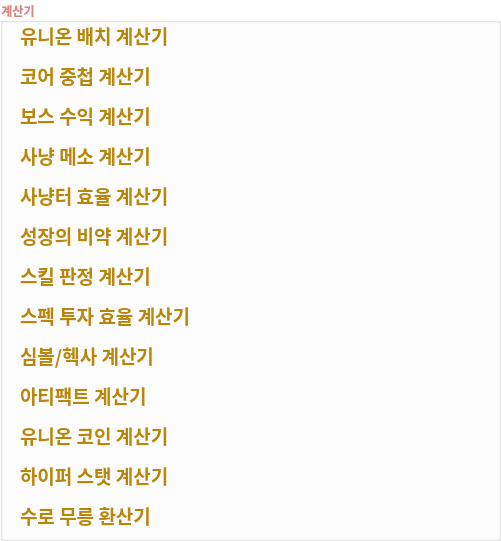
     <widget class="QGroupBox" name="gb_cal">
      <property name="geometry">
       <rect>
        <x>540</x>
        <y>10</y>
        <width>501</width>
        <height>541</height>
       </rect>
      </property>
      <property name="font">
       <font>
        <family>메이플스토리</family>
        <weight>75</weight>
        <bold>true</bold>
       </font>
      </property>
      <property name="styleSheet">
       <string notr="true">background-color: rgba(255, 255, 255, 0);
color: rgb(217, 133, 129);</string>
      </property>
      <property name="title">
       <string>계산기</string>
      </property>
      <widget class="QLabel" name="lb_l_unioncal">
       <property name="geometry">
        <rect>
         <x>20</x>
         <y>20</y>
         <width>461</width>
         <height>31</height>
        </rect>
       </property>
       <property name="font">
        <font>
         <family>메이플스토리</family>
         <pointsize>14</pointsize>
         <weight>75</weight>
         <bold>true</bold>
        </font>
       </property>
       <property name="styleSheet">
        <string notr="true">background-color: rgba(255, 255, 255, 0);
color: rgb(184, 134, 11);</string>
       </property>
       <property name="text">
        <string>유니온 배치 계산기</string>
       </property>
       <property name="alignment">
        <set>Qt::AlignLeading|Qt::AlignLeft|Qt::AlignVCenter</set>
       </property>
      </widget>
      <widget class="QLabel" name="lb_l_corecal">
       <property name="geometry">
        <rect>
         <x>20</x>
         <y>60</y>
         <width>461</width>
         <height>31</height>
        </rect>
       </property>
       <property name="font">
        <font>
         <family>메이플스토리</family>
         <pointsize>14</pointsize>
         <weight>75</weight>
         <bold>true</bold>
        </font>
       </property>
       <property name="styleSheet">
        <string notr="true">background-color: rgba(255, 255, 255, 0);
color: rgb(184, 134, 11);</string>
       </property>
       <property name="text">
        <string>코어 중첩 계산기</string>
       </property>
       <property name="alignment">
        <set>Qt::AlignLeading|Qt::AlignLeft|Qt::AlignVCenter</set>
       </property>
      </widget>
      <widget class="QLabel" name="lb_l_bstonecal">
       <property name="geometry">
        <rect>
         <x>20</x>
         <y>100</y>
         <width>461</width>
         <height>31</height>
        </rect>
       </property>
       <property name="font">
        <font>
         <family>메이플스토리</family>
         <pointsize>14</pointsize>
         <weight>75</weight>
         <bold>true</bold>
        </font>
       </property>
       <property name="styleSheet">
        <string notr="true">background-color: rgba(255, 255, 255, 0);
color: rgb(184, 134, 11);</string>
       </property>
       <property name="text">
        <string>보스 수익 계산기</string>
       </property>
       <property name="alignment">
        <set>Qt::AlignLeading|Qt::AlignLeft|Qt::AlignVCenter</set>
       </property>
      </widget>
      <widget class="QLabel" name="lb_l_hmesocal">
       <property name="geometry">
        <rect>
         <x>20</x>
         <y>140</y>
         <width>461</width>
         <height>31</height>
        </rect>
       </property>
       <property name="font">
        <font>
         <family>메이플스토리</family>
         <pointsize>14</pointsize>
         <weight>75</weight>
         <bold>true</bold>
        </font>
       </property>
       <property name="styleSheet">
        <string notr="true">background-color: rgba(255, 255, 255, 0);
color: rgb(184, 134, 11);</string>
       </property>
       <property name="text">
        <string>사냥 메소 계산기</string>
       </property>
       <property name="alignment">
        <set>Qt::AlignLeading|Qt::AlignLeft|Qt::AlignVCenter</set>
       </property>
      </widget>
      <widget class="QLabel" name="lb_l_heffcal">
       <property name="geometry">
        <rect>
         <x>20</x>
         <y>180</y>
         <width>461</width>
         <height>31</height>
        </rect>
       </property>
       <property name="font">
        <font>
         <family>메이플스토리</family>
         <pointsize>14</pointsize>
         <weight>75</weight>
         <bold>true</bold>
        </font>
       </property>
       <property name="styleSheet">
        <string notr="true">background-color: rgba(255, 255, 255, 0);
color: rgb(184, 134, 11);</string>
       </property>
       <property name="text">
        <string>사냥터 효율 계산기</string>
       </property>
       <property name="alignment">
        <set>Qt::AlignLeading|Qt::AlignLeft|Qt::AlignVCenter</set>
       </property>
      </widget>
      <widget class="QLabel" name="lb_l_lpotioncal">
       <property name="geometry">
        <rect>
         <x>20</x>
         <y>220</y>
         <width>461</width>
         <height>31</height>
        </rect>
       </property>
       <property name="font">
        <font>
         <family>메이플스토리</family>
         <pointsize>14</pointsize>
         <weight>75</weight>
         <bold>true</bold>
        </font>
       </property>
       <property name="styleSheet">
        <string notr="true">background-color: rgba(255, 255, 255, 0);
color: rgb(184, 134, 11);</string>
       </property>
       <property name="text">
        <string>성장의 비약 계산기</string>
       </property>
       <property name="alignment">
        <set>Qt::AlignLeading|Qt::AlignLeft|Qt::AlignVCenter</set>
       </property>
      </widget>
      <widget class="QLabel" name="lb_l_surocal">
       <property name="geometry">
        <rect>
         <x>20</x>
         <y>500</y>
         <width>461</width>
         <height>31</height>
        </rect>
       </property>
       <property name="font">
        <font>
         <family>메이플스토리</family>
         <pointsize>14</pointsize>
         <weight>75</weight>
         <bold>true</bold>
        </font>
       </property>
       <property name="styleSheet">
        <string notr="true">background-color: rgba(255, 255, 255, 0);
color: rgb(184, 134, 11);</string>
       </property>
       <property name="text">
        <string>수로 무릉 환산기</string>
       </property>
       <property name="alignment">
        <set>Qt::AlignLeading|Qt::AlignLeft|Qt::AlignVCenter</set>
       </property>
      </widget>
      <widget class="QLabel" name="lb_l_srangecal">
       <property name="geometry">
        <rect>
         <x>20</x>
         <y>260</y>
         <width>461</width>
         <height>31</height>
        </rect>
       </property>
       <property name="font">
        <font>
         <family>메이플스토리</family>
         <pointsize>14</pointsize>
         <weight>75</weight>
         <bold>true</bold>
        </font>
       </property>
       <property name="styleSheet">
        <string notr="true">background-color: rgba(255, 255, 255, 0);
color: rgb(184, 134, 11);</string>
       </property>
       <property name="text">
        <string>스킬 판정 계산기</string>
       </property>
       <property name="alignment">
        <set>Qt::AlignLeading|Qt::AlignLeft|Qt::AlignVCenter</set>
       </property>
      </widget>
      <widget class="QLabel" name="lb_l_speceffcal">
       <property name="geometry">
        <rect>
         <x>20</x>
         <y>300</y>
         <width>461</width>
         <height>31</height>
        </rect>
       </property>
       <property name="font">
        <font>
         <family>메이플스토리</family>
         <pointsize>14</pointsize>
         <weight>75</weight>
         <bold>true</bold>
        </font>
       </property>
       <property name="styleSheet">
        <string notr="true">background-color: rgba(255, 255, 255, 0);
color: rgb(184, 134, 11);</string>
       </property>
       <property name="text">
        <string>스펙 투자 효율 계산기</string>
       </property>
       <property name="alignment">
        <set>Qt::AlignLeading|Qt::AlignLeft|Qt::AlignVCenter</set>
       </property>
      </widget>
      <widget class="QLabel" name="lb_l_symhexcal">
       <property name="geometry">
        <rect>
         <x>20</x>
         <y>340</y>
         <width>461</width>
         <height>31</height>
        </rect>
       </property>
       <property name="font">
        <font>
         <family>메이플스토리</family>
         <pointsize>14</pointsize>
         <weight>75</weight>
         <bold>true</bold>
        </font>
       </property>
       <property name="styleSheet">
        <string notr="true">background-color: rgba(255, 255, 255, 0);
color: rgb(184, 134, 11);</string>
       </property>
       <property name="text">
        <string>심볼/헥사 계산기</string>
       </property>
       <property name="alignment">
        <set>Qt::AlignLeading|Qt::AlignLeft|Qt::AlignVCenter</set>
       </property>
      </widget>
      <widget class="QLabel" name="lb_l_artical">
       <property name="geometry">
        <rect>
         <x>20</x>
         <y>380</y>
         <width>461</width>
         <height>31</height>
        </rect>
       </property>
       <property name="font">
        <font>
         <family>메이플스토리</family>
         <pointsize>14</pointsize>
         <weight>75</weight>
         <bold>true</bold>
        </font>
       </property>
       <property name="styleSheet">
        <string notr="true">background-color: rgba(255, 255, 255, 0);
color: rgb(184, 134, 11);</string>
       </property>
       <property name="text">
        <string>아티팩트 계산기</string>
       </property>
       <property name="alignment">
        <set>Qt::AlignLeading|Qt::AlignLeft|Qt::AlignVCenter</set>
       </property>
      </widget>
      <widget class="QLabel" name="lb_l_hstatcal">
       <property name="geometry">
        <rect>
         <x>20</x>
         <y>460</y>
         <width>461</width>
         <height>31</height>
        </rect>
       </property>
       <property name="font">
        <font>
         <family>메이플스토리</family>
         <pointsize>14</pointsize>
         <weight>75</weight>
         <bold>true</bold>
        </font>
       </property>
       <property name="styleSheet">
        <string notr="true">background-color: rgba(255, 255, 255, 0);
color: rgb(184, 134, 11);</string>
       </property>
       <property name="text">
        <string>하이퍼 스탯 계산기</string>
       </property>
       <property name="alignment">
        <set>Qt::AlignLeading|Qt::AlignLeft|Qt::AlignVCenter</set>
       </property>
      </widget>
      <widget class="QLabel" name="lb_l_ucoincal">
       <property name="geometry">
        <rect>
         <x>20</x>
         <y>420</y>
         <width>461</width>
         <height>31</height>
        </rect>
       </property>
       <property name="font">
        <font>
         <family>메이플스토리</family>
         <pointsize>14</pointsize>
         <weight>75</weight>
         <bold>true</bold>
        </font>
       </property>
       <property name="styleSheet">
        <string notr="true">background-color: rgba(255, 255, 255, 0);
color: rgb(184, 134, 11);</string>
       </property>
       <property name="text">
        <string>유니온 코인 계산기</string>
       </property>
       <property name="alignment">
        <set>Qt::AlignLeading|Qt::AlignLeft|Qt::AlignVCenter</set>
       </property>
      </widget>
     </widget>
